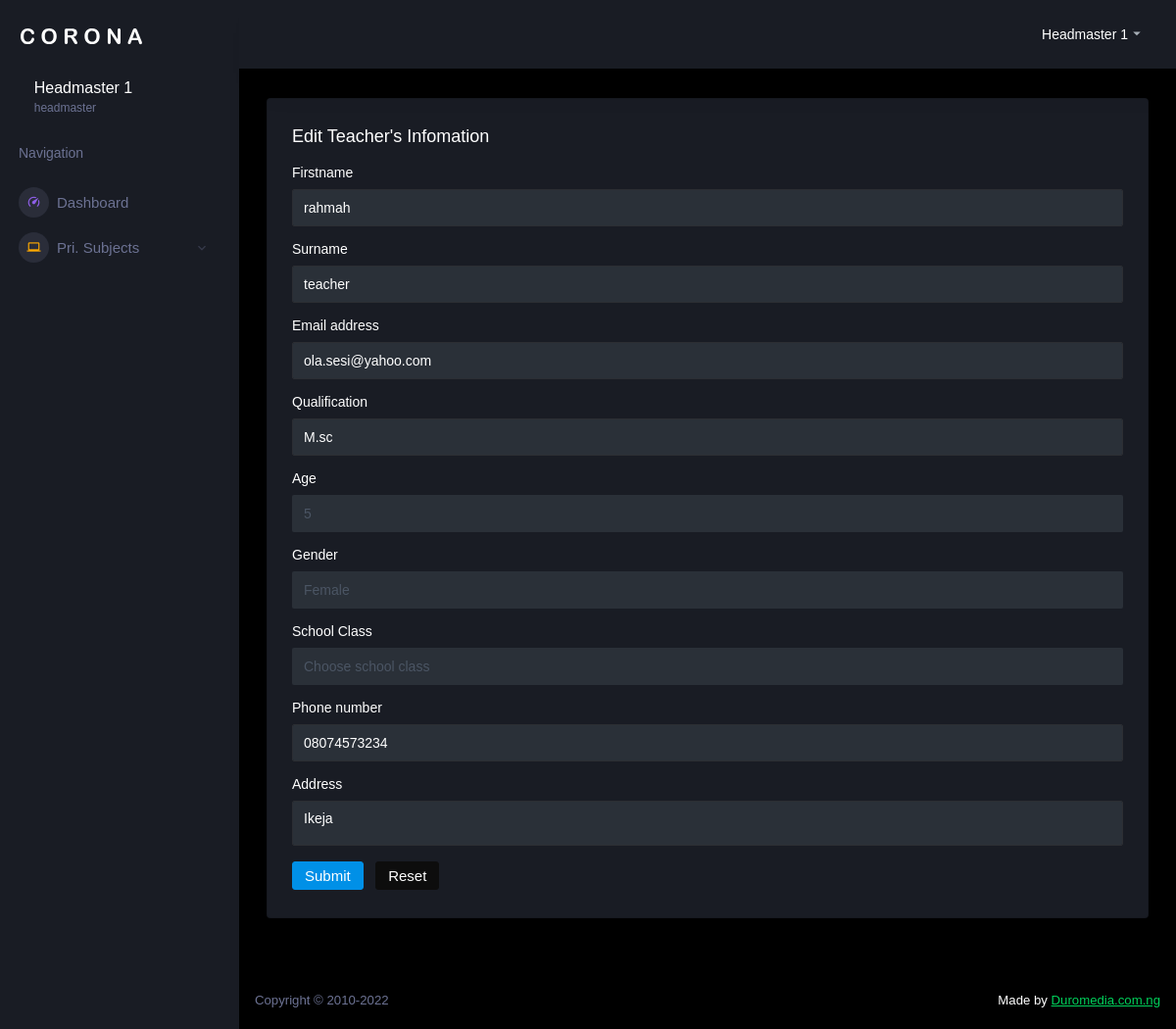
The page /arahman/admin/edit-teacher-data.php?id=1 (signed in) on the database its author committed.
### tables this page shows
CREATE TABLE `primary_teachers` (
  `primary_teacher_id` int(11) NOT NULL,
  `primary_teacher_active` int(1) NOT NULL DEFAULT 1,
  `primary_teacher_class_id` varchar(15) NOT NULL,
  `primary_teacher_firstname` varchar(30) NOT NULL,
  `primary_teacher_surname` varchar(30) NOT NULL,
  `primary_teacher_email` varchar(255) NOT NULL,
  `primary_teacher_password` varchar(255) NOT NULL,
  `primary_teacher_sex` varchar(6) NOT NULL,
  `primary_teacher_age` int(2) NOT NULL,
  `primary_teacher_phone` varchar(11) NOT NULL,
  `primary_teacher_qualification` varchar(30) NOT NULL,
  `primary_teacher_address` varchar(255) NOT NULL,
  `primary_teacher_image` varchar(255) NOT NULL,
  `primary_teacher_cookie` varchar(255) NOT NULL,
  `primary_teacher_timestamp` timestamp NOT NULL DEFAULT current_timestamp()
);

### arahman/admin/edit-teacher-data.php (the view, shortened to what this page needs)
<?php
require_once ('../../incs-arahman/gen_serv_con.php');
?>
<?php
$query = mysqli_query($connect, "SELECT primary_teacher_class_id, primary_teacher_firstname, primary_teacher_surname,	primary_teacher_email, primary_teacher_sex, primary_teacher_age, primary_teacher_phone, primary_teacher_qualification, primary_teacher_address FROM primary_teachers WHERE primary_teacher_id  = '".mysqli_real_escape_string ($connect, $_GET['id'])."'") or die(db_conn_error);
if (mysqli_affected_rows($connect) == 1){
while ($row = mysqli_fetch_array($query)) {
	$pri_firstname = $row['primary_teacher_firstname'];
	$pri_surname = $row['primary_teacher_surname'];
    $pri_email = $row['primary_teacher_email'];
	$pri_gender = $row['primary_teacher_sex'];
	$pri_age = $row['primary_teacher_age'];
    $pri_phone = $row['primary_teacher_phone'];
    $pri_qualification = $row['primary_teacher_qualification'];
	$pri_address = $row['primary_teacher_address'];
	}
}
?>
 <?php require_once ('../../incs-arahman/dashboard.php');?>
        <div class="main-panel">
          <div class="content-wrapper">
          <div class="row">
             <div class="col-12 grid-margin stretch-card">
                <div class="card">
                  <div class="card-body">
                    <h4 class="card-title">Edit teacher's infomation</h4>
                     <form class="forms-sample" method="POST" action="">
                      <div class="form-group">
                        <label for="exampleInputName1">Firstname</label>
                        <input type="text" class="form-control" id="exampleInputName1" placeholder="Firstname" value="<?php if(!isset($_POST['firstname'])){echo $pri_firstname;}else{echo $_POST['firstname'];}?>" name="firstname">
                      </div>
                      <div class="form-group">
                        <label for="exampleInputName2">Surname</label>
                        <input type="text" class="form-control" id="exampleInputName2" placeholder="Surname" value="<?php if(!isset($_POST['surname'])){echo $pri_surname;}else{echo $_POST['surname'];}?>" name="surname">
                      </div>
                      <div class="form-group">
                        <label for="exampleInputemail">Email address</label>
                        <input type="text" class="form-control" id="exampleInputemail" placeholder="Email address" value="<?php if(!isset($_POST['email'])){echo $pri_email;}else{echo $_POST['email'];}?>" name="email">
                      </div>
                      <div class="form-group">
                        <label for="exampleInputqual">Qualification</label>
                        <input type="text" class="form-control" id="exampleInputqual" placeholder="Qualification" value="<?php if(!isset($_POST['qualification'])){echo $pri_qualification;}else{echo $_POST['qualification'];}?>" name="qualification">
                      </div>
                      <div class="form-group">
                        <label for="exampleSelectage">Age</label>
                        <select class="form-control" id="exampleSelectage" name="age">
                         <?php
                        $age_range = array(1, 2, 3, 4, 5, 6, 7, 8);
                        foreach($age_range as $as_age){
                            if(!isset ($_POST['age'])){
                                $editsel = ($as_age==$pri_age)?"Selected='selected'":"";
                                }else{
                                $editsel = ($as_age==$_POST['age'])?"Selected='selected'":"";
                                }
                                echo "<option $editsel>$as_age</option>";
                        }
                        ?>
                        </select>
                      </div>
                      <div class="form-group">
                        <label for="exampleSelectGender">Gender</label>
                        <select class="form-control" id="exampleSelectGender" name="gender">
                       <?php
                        $gender_range = array('Male', 'Female');
                        foreach($gender_range as $as_gender){
                            if(!isset ($_POST['gender'])){
                                $editsel_gender = ($as_gender==$pri_gender)?"Selected='selected'":"";
                                }else{
                                $editsel_gender = ($as_gender==$_POST['gender'])?"Selected='selected'":"";
                                }
                                echo "<option $editsel_gender>$as_gender</option>";
                        }
                        ?>
                        </select>
                      </div>
                      <div class="form-group">
                        <label for="exampleSelectpri_class">School Class</label>
                        <select class="form-control" id="exampleSelectpri_class" name="class">
                       <?php
                        echo "<option>Choose school class</option>";
                        ?>
                        </select>
                      </div>
                      <div class="form-group">
                        <label for="phone">Phone number</label>
                        <input type="text" class="form-control" id="phone" placeholder="Phone number" value="<?php if(!isset($_POST['phone'])){echo $pri_phone;}else{echo $_POST['phone'];}?>" name="phone">
                      </div>
                      <div class="form-group">
                        <label for="exampleTextarea1">Address</label>
                        <textarea class="form-control" id="address" rows="4" name="address"><?php if(!isset($_POST['address'])){echo $pri_address;}else{echo $_POST['address'];}?></textarea>
                      </div>
                      <button type="submit" class="btn btn-primary me-2" name="submit_info">Submit</button>
                      <button type="reset" class="btn btn-dark me-2" name="submit_info">Reset</button>
                    </form>
                  </div>
                </div>
              </div>
            </div>
           <?php require_once ('../../incs-arahman/dashboard-footer.php'); ?>

### rows shown on the page
primary_teachers: firstname "rahmah", surname "teacher", email "ola.sesi@yahoo.com", qualification "M.sc", phone "08074573234", address "Ikeja"

### other values the page prints
$_SESSION['admin_firstname'] "Headmaster"
$_SESSION['admin_surname'] "1"
$_SESSION['admin_type'] "headmaster"
form field age "5"
form field gender "Female"
